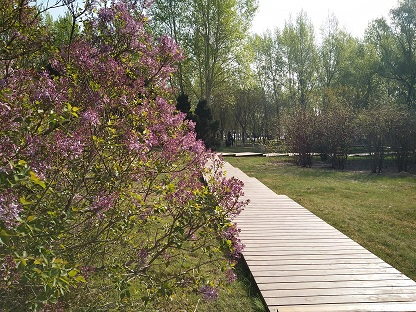
#> input picture Python.OpenCV.From.Novice.To.Practice/code/05/06/demo.png, 416 x 312 px
$ python warpAffineDemo.py
#> lines starting #> are read from the running program, lines starting #| are printed output that depends on the picture
import cv2
import numpy as np
img = cv2.imread("demo.png")  # 读取图像
#> img is the input picture: shape (312, 416, 3); mean B, G, R 93.8, 116.8, 123.1
rows = len(img)  # 图像像素行数
#> rows = 312
cols = len(img[0])  # 图像像素列数
#> cols = 416
p1 = np.zeros((3, 2), np.float32)  # 32位浮点型空列表，原图三个点
p1[0] = [0, 0]  # 左上角点坐标
p1[1] = [cols - 1, 0]  # 右上角点坐标
p1[2] = [0, rows - 1]  # 左下角点坐标
p2 = np.zeros((3, 2), np.float32)  # 32位浮点型空列表，倾斜图三个点
p2[0] = [50, 0]  # 左上角点坐标，向右挪50像素
p2[1] = [cols - 1, 0]  # 右上角点坐标，位置不变
p2[2] = [0, rows - 1]  # 左下角点坐标，位置不变
M = cv2.getAffineTransform(p1, p2)  # 根据三个点的变化轨迹计算出M矩阵
dst = cv2.warpAffine(img, M, (cols, rows))  # 按照M进行仿射
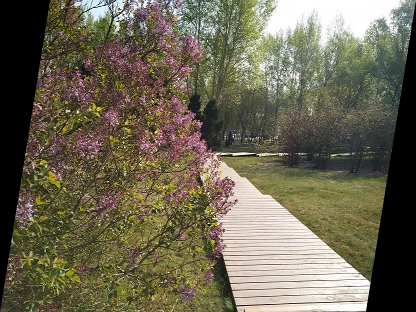
#> dst: shape (312, 416, 3); mean B, G, R 82.5, 102.8, 108.3
cv2.imshow('img', img)  # 显示原图
cv2.imshow('dst', dst)  # 显示仿射变换效果
cv2.waitKey()  # 按下任何键盘按键后
cv2.destroyAllWindows()  # 释放所有窗体
